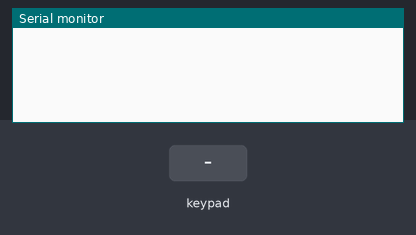
Recording of a sketch running on a simulated Arduino Mega 2560, built with avr-gcc and run on an emulated ATmega2560. Parts: the last lines printed to the serial monitor. Inputs (shaded band) come from the test bench.

Above: at 1.2 s.
1.3 s: key '1' pressed
At 2.0 s:
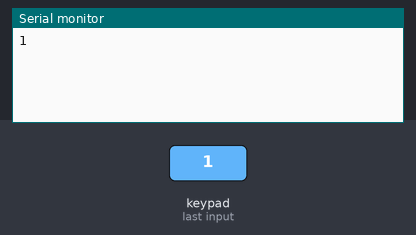
2.8 s: keypad keys 2 6 2 7 2 8 2 9 # pressed 0.4 s apart
At 6.7 s:
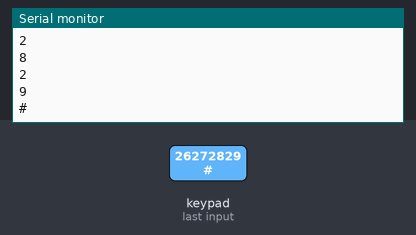
7.9 s: key 'A' pressed
At 8.3 s:
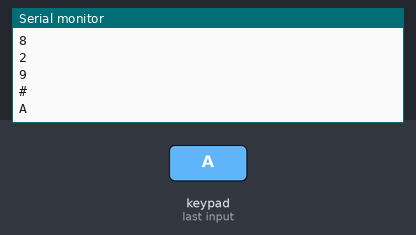
9.4 s: keypad keys 2 6 2 7 2 8 2 9 * pressed 0.4 s apart
At 13.1 s:
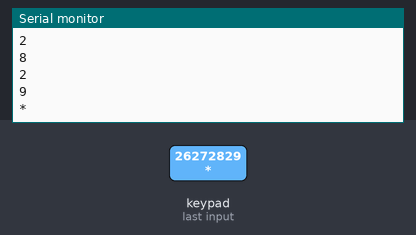
14.5 s: key 'B' pressed
At 15.7 s:
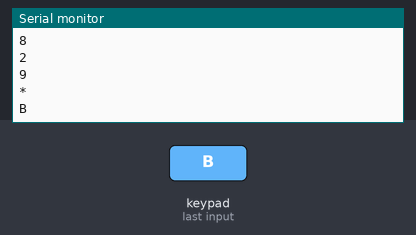
16.0 s: keypad keys 2 6 2 7 2 8 2 9 D pressed 0.4 s apart
At 20.4 s:
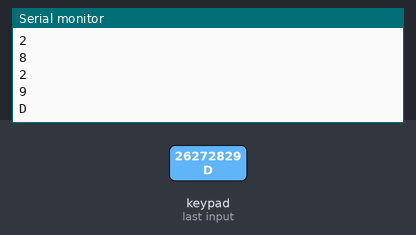
Timing chart, 0 to 21.9 s (numbered marks = the images above; inputs shaded):
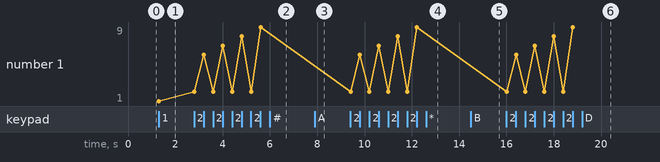

The sketch:

keypad_test.ino
```cpp
#include <Keypad.h>

const byte ROWS = 4; // four rows
const byte COLS = 4; // four columns

// key map
char hexaKeys[ROWS][COLS] = {
    {'1', '2', '3', 'A'},
    {'4', '5', '6', 'B'},
    {'7', '8', '9', 'C'},
    {'*', '0', '#', 'D'}};

byte rowPins[ROWS] = {26, 27, 28, 29};
byte colPins[COLS] = {30, 31, 32, 33};

// initialize an instance of class NewKeypad
Keypad customKeypad = Keypad(makeKeymap(hexaKeys), rowPins, colPins, ROWS, COLS);

void setup()
{
  Serial.begin(9600);
}

void loop()
{
  char customKey = customKeypad.getKey();

  if (customKey)
  {
    Serial.println(customKey);
  }
}

/** KEY MAP

    1 - '1'
    2 - '2'
    3 - '3'
    4 - '4'
    5 - '5'
    6 - '6'
    7 - '7'
    8 - '8'
    9 - '9'
    0 - '0'
    # - '#'
    BACK - '*'
    UP - 'A'
    DOWN - 'B'
    CLEAR - 'C'
    OK - 'D'

 */
```

Measured:
- after the input at 1.3 s, the serial monitor: prints a new line at once (image 1)
- after the input at 2.8 s, the serial monitor: prints a new line at once (image 2)
- after the input at 7.9 s, the serial monitor: prints a new line at once (image 3)
- after the input at 9.4 s, the serial monitor: prints a new line at once (image 4)
- after the input at 14.5 s, the serial monitor: prints a new line at once (image 5)
- after the input at 16.0 s, the serial monitor: prints a new line at once (image 6)
- plotted number 1: 1 → 9 after the input at 2.8 s
